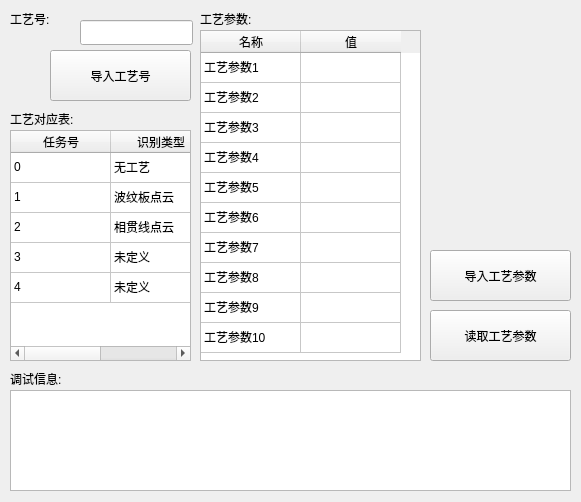
<?xml version="1.0" encoding="UTF-8"?>
<ui version="4.0">
 <class>craftDlg</class>
 <widget class="QDialog" name="craftDlg">
  <property name="geometry">
   <rect>
    <x>0</x>
    <y>0</y>
    <width>581</width>
    <height>502</height>
   </rect>
  </property>
  <property name="windowTitle">
   <string>Dialog</string>
  </property>
  <widget class="QTableWidget" name="craftalstableWidget">
   <property name="geometry">
    <rect>
     <x>200</x>
     <y>30</y>
     <width>221</width>
     <height>331</height>
    </rect>
   </property>
   <attribute name="verticalHeaderVisible">
    <bool>false</bool>
   </attribute>
   <row>
    <property name="text">
     <string>1</string>
    </property>
   </row>
   <row>
    <property name="text">
     <string>2</string>
    </property>
   </row>
   <row>
    <property name="text">
     <string>3</string>
    </property>
   </row>
   <row>
    <property name="text">
     <string>4</string>
    </property>
   </row>
   <row>
    <property name="text">
     <string>5</string>
    </property>
   </row>
   <row>
    <property name="text">
     <string>6</string>
    </property>
   </row>
   <row>
    <property name="text">
     <string>7</string>
    </property>
   </row>
   <row>
    <property name="text">
     <string>8</string>
    </property>
   </row>
   <row>
    <property name="text">
     <string>9</string>
    </property>
   </row>
   <row>
    <property name="text">
     <string>10</string>
    </property>
   </row>
   <column>
    <property name="text">
     <string>名称</string>
    </property>
   </column>
   <column>
    <property name="text">
     <string>值</string>
    </property>
   </column>
   <item row="0" column="0">
    <property name="text">
     <string>工艺参数1</string>
    </property>
   </item>
   <item row="0" column="1">
    <property name="text">
     <string/>
    </property>
   </item>
   <item row="1" column="0">
    <property name="text">
     <string>工艺参数2</string>
    </property>
   </item>
   <item row="1" column="1">
    <property name="text">
     <string/>
    </property>
   </item>
   <item row="2" column="0">
    <property name="text">
     <string>工艺参数3</string>
    </property>
   </item>
   <item row="2" column="1">
    <property name="text">
     <string/>
    </property>
   </item>
   <item row="3" column="0">
    <property name="text">
     <string>工艺参数4</string>
    </property>
   </item>
   <item row="3" column="1">
    <property name="text">
     <string/>
    </property>
   </item>
   <item row="4" column="0">
    <property name="text">
     <string>工艺参数5</string>
    </property>
   </item>
   <item row="4" column="1">
    <property name="text">
     <string/>
    </property>
   </item>
   <item row="5" column="0">
    <property name="text">
     <string>工艺参数6</string>
    </property>
   </item>
   <item row="5" column="1">
    <property name="text">
     <string/>
    </property>
   </item>
   <item row="6" column="0">
    <property name="text">
     <string>工艺参数7</string>
    </property>
   </item>
   <item row="6" column="1">
    <property name="text">
     <string/>
    </property>
   </item>
   <item row="7" column="0">
    <property name="text">
     <string>工艺参数8</string>
    </property>
   </item>
   <item row="7" column="1">
    <property name="text">
     <string/>
    </property>
   </item>
   <item row="8" column="0">
    <property name="text">
     <string>工艺参数9</string>
    </property>
   </item>
   <item row="8" column="1">
    <property name="text">
     <string/>
    </property>
   </item>
   <item row="9" column="0">
    <property name="text">
     <string>工艺参数10</string>
    </property>
   </item>
   <item row="9" column="1">
    <property name="text">
     <string/>
    </property>
   </item>
  </widget>
  <widget class="QLabel" name="label">
   <property name="geometry">
    <rect>
     <x>200</x>
     <y>10</y>
     <width>67</width>
     <height>17</height>
    </rect>
   </property>
   <property name="text">
    <string>工艺参数:</string>
   </property>
  </widget>
  <widget class="QPushButton" name="craftalssetBtn">
   <property name="geometry">
    <rect>
     <x>430</x>
     <y>250</y>
     <width>141</width>
     <height>51</height>
    </rect>
   </property>
   <property name="focusPolicy">
    <enum>Qt::NoFocus</enum>
   </property>
   <property name="text">
    <string>导入工艺参数</string>
   </property>
  </widget>
  <widget class="QLabel" name="label_2">
   <property name="geometry">
    <rect>
     <x>10</x>
     <y>10</y>
     <width>67</width>
     <height>17</height>
    </rect>
   </property>
   <property name="text">
    <string>工艺号:</string>
   </property>
  </widget>
  <widget class="QLineEdit" name="lineEdit">
   <property name="geometry">
    <rect>
     <x>80</x>
     <y>20</y>
     <width>113</width>
     <height>25</height>
    </rect>
   </property>
  </widget>
  <widget class="QPushButton" name="craftIdsetBtn">
   <property name="geometry">
    <rect>
     <x>50</x>
     <y>50</y>
     <width>141</width>
     <height>51</height>
    </rect>
   </property>
   <property name="focusPolicy">
    <enum>Qt::NoFocus</enum>
   </property>
   <property name="text">
    <string>导入工艺号</string>
   </property>
  </widget>
  <widget class="QPushButton" name="craftalsreadBtn">
   <property name="geometry">
    <rect>
     <x>430</x>
     <y>310</y>
     <width>141</width>
     <height>51</height>
    </rect>
   </property>
   <property name="focusPolicy">
    <enum>Qt::NoFocus</enum>
   </property>
   <property name="text">
    <string>读取工艺参数</string>
   </property>
  </widget>
  <widget class="QTableWidget" name="tableWidget">
   <property name="geometry">
    <rect>
     <x>10</x>
     <y>130</y>
     <width>181</width>
     <height>231</height>
    </rect>
   </property>
   <attribute name="verticalHeaderVisible">
    <bool>false</bool>
   </attribute>
   <row>
    <property name="text">
     <string>Task:</string>
    </property>
   </row>
   <row>
    <property name="text">
     <string>Task:</string>
    </property>
   </row>
   <row>
    <property name="text">
     <string>Task:</string>
    </property>
   </row>
   <row>
    <property name="text">
     <string>Task:</string>
    </property>
   </row>
   <row>
    <property name="text">
     <string>Task:</string>
    </property>
   </row>
   <column>
    <property name="text">
     <string>任务号</string>
    </property>
   </column>
   <column>
    <property name="text">
     <string>识别类型</string>
    </property>
   </column>
   <item row="0" column="0">
    <property name="text">
     <string>0</string>
    </property>
   </item>
   <item row="0" column="1">
    <property name="text">
     <string>无工艺</string>
    </property>
   </item>
   <item row="1" column="0">
    <property name="text">
     <string>1</string>
    </property>
   </item>
   <item row="1" column="1">
    <property name="text">
     <string>波纹板点云</string>
    </property>
   </item>
   <item row="2" column="0">
    <property name="text">
     <string>2</string>
    </property>
   </item>
   <item row="2" column="1">
    <property name="text">
     <string>相贯线点云</string>
    </property>
   </item>
   <item row="3" column="0">
    <property name="text">
     <string>3</string>
    </property>
   </item>
   <item row="3" column="1">
    <property name="text">
     <string>未定义</string>
    </property>
   </item>
   <item row="4" column="0">
    <property name="text">
     <string>4</string>
    </property>
   </item>
   <item row="4" column="1">
    <property name="text">
     <string>未定义</string>
    </property>
   </item>
  </widget>
  <widget class="QLabel" name="label_3">
   <property name="geometry">
    <rect>
     <x>10</x>
     <y>110</y>
     <width>91</width>
     <height>17</height>
    </rect>
   </property>
   <property name="text">
    <string>工艺对应表:</string>
   </property>
  </widget>
  <widget class="QTextBrowser" name="record">
   <property name="geometry">
    <rect>
     <x>10</x>
     <y>390</y>
     <width>561</width>
     <height>101</height>
    </rect>
   </property>
  </widget>
  <widget class="QLabel" name="label_4">
   <property name="geometry">
    <rect>
     <x>10</x>
     <y>370</y>
     <width>67</width>
     <height>17</height>
    </rect>
   </property>
   <property name="text">
    <string>调试信息:</string>
   </property>
  </widget>
 </widget>
 <resources/>
 <connections/>
</ui>
